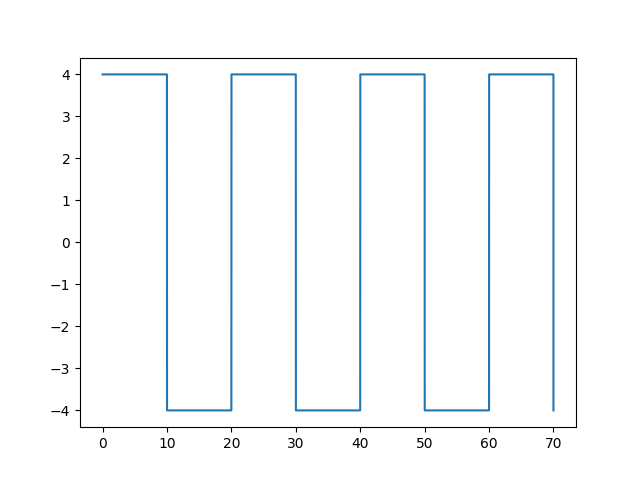

Write Python code to recreate this figure.
import numpy as np
import matplotlib.pyplot as plt
from scipy.signal import square

T_SIM = 70.0
dt = 0.002
N = int(T_SIM/dt)
ta = np.linspace(0, T_SIM, N+1)
td = np.zeros(N+1)
freq = np.pi / 10.0
P_AMP = np.deg2rad(4.0)

for k, t in enumerate(ta):
    td[k] = P_AMP * square(freq * t)

plt.plot(ta, np.rad2deg(td))
plt.savefig('test_square.png')
print("Saved test_square.png")
